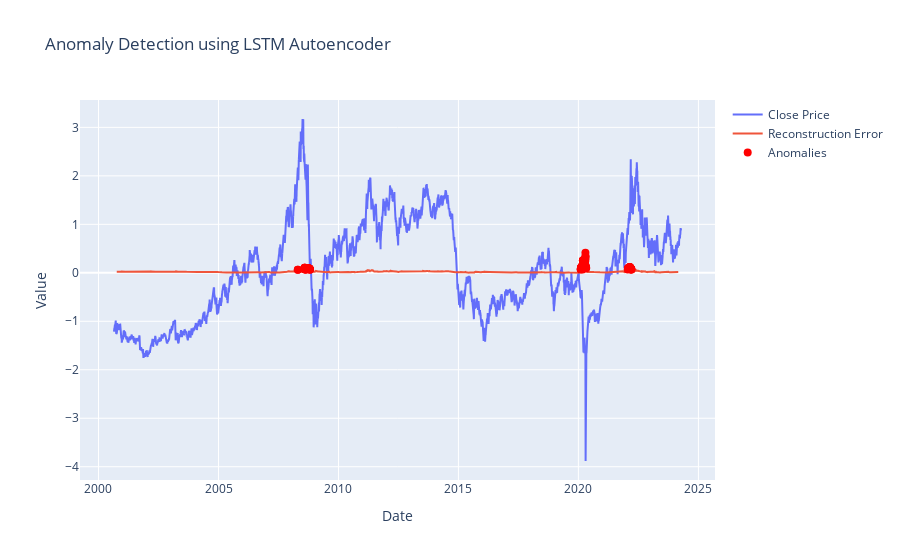

Source (notebook cell):
### Code cell
# Visualize anomalies
fig = go.Figure()
fig.add_trace(go.Scatter(x=df['Date'], y=full_data, name='Close Price'))
fig.add_trace(go.Scatter(x=df['Date'][sequence_length:], y=full_mse, mode='lines', name='Reconstruction Error'))
fig.add_trace(go.Scatter(x=df['Date'][sequence_length:], y=np.where(anomalies, full_mse, None), mode='markers', name='Anomalies', marker=dict(color='red', size=8)))
fig.update_layout(title='Anomaly Detection using LSTM Autoencoder',
                   xaxis_title='Date',
                   yaxis_title='Value')
fig.show()

### Figure 1 — Plotly figure (JSON) as saved in the notebook; plotly's stock layout.template omitted (floating-point values rounded to 4 significant figures; data arrays with more than 128 entries replaced by an {"elided": "..."} marker saying what was removed)
{"data": [{"name": "Close Price", "type": "scatter", "x": {"elided": "5935 str values"}, "y": {"elided": "5935 float values"}}, {"mode": "lines", "name": "Reconstruction Error", "type": "scatter", "x": {"elided": "5905 str values"}, "y": {"elided": "5875 float values"}}, {"marker": {"color": "red", "size": 8}, "mode": "markers", "name": "Anomalies", "type": "scatter", "x": {"elided": "5905 str values"}, "y": {"elided": "5875 float values"}}], "layout": {"title": {"text": "Anomaly Detection using LSTM Autoencoder"}, "xaxis": {"title": {"text": "Date"}}, "yaxis": {"title": {"text": "Value"}}}}
